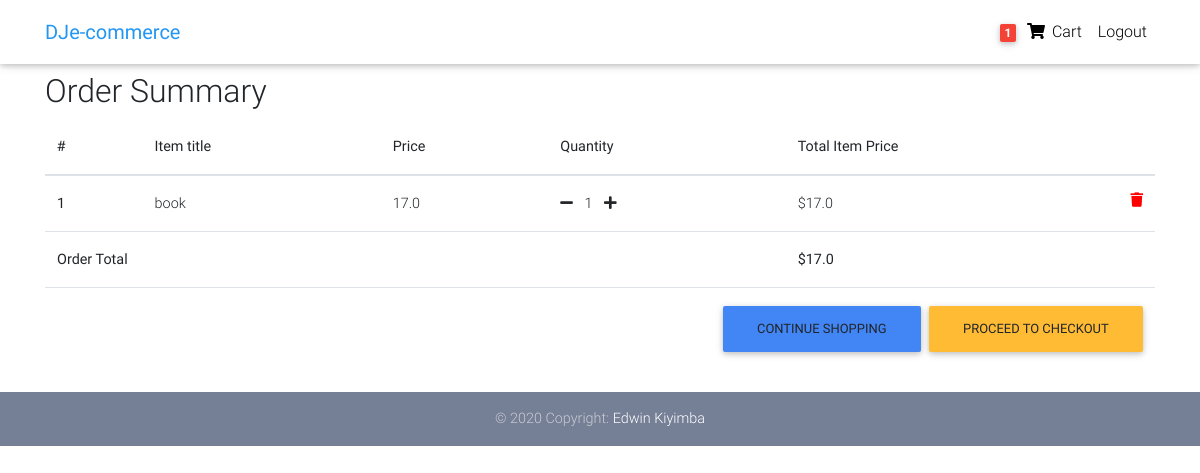
Page /order-summary/ (signed in) on the committed database.
### core/models.py (models this page shows, shortened)
class Order(models.Model):
    user = models.ForeignKey(settings.AUTH_USER_MODEL,
                             on_delete=models.CASCADE)
    ref_code = models.CharField(max_length=20, blank=True, null=True)
    items = models.ManyToManyField(OrderItem)
    start_date = models.DateTimeField(auto_now_add=True)
    ordered_date = models.DateTimeField()
    ordered = models.BooleanField(default=False)
    shipping_address = models.ForeignKey(
        'Address', related_name='shipping_address', on_delete=models.SET_NULL, blank=True, null=True)
    billing_address = models.ForeignKey(
        'Address', related_name='billing_address', on_delete=models.SET_NULL, blank=True, null=True)
    payment = models.ForeignKey(
        'Payment', on_delete=models.SET_NULL, blank=True, null=True)
    coupon = models.ForeignKey(
        'Coupon', on_delete=models.SET_NULL, blank=True, null=True)
    being_delivered = models.BooleanField(default=False)
    received = models.BooleanField(default=False)
    refund_requested = models.BooleanField(default=False)
    refund_granted = models.BooleanField(default=False)
    '''
    1. Item added to cart
    2. Adding a billing address
    (Failed checkout)
    3. Payment
    (Preprocessing, processing, packaging etc.)
    4. Being delivered
    5. Received
    6. Refunds
    '''
    def get_total(self):
        total = 0
        for order_item in self.items.all():
            total += order_item.get_final_price()
        if self.coupon:
            total -= self.coupon.amount
        return total

class OrderItem(models.Model):
    user = models.ForeignKey(settings.AUTH_USER_MODEL,
                             on_delete=models.CASCADE)
    ordered = models.BooleanField(default=False)
    item = models.ForeignKey(Item, on_delete=models.CASCADE)
    quantity = models.IntegerField(default=1)
    def get_total_item_price(self):
        return self.quantity * self.item.price
    def get_final_price(self):
        if self.item.discount_price:
            return self.get_total_discount_item_price()
        return self.get_total_item_price()

class Item(models.Model):
    title = models.CharField(max_length=100)
    price = models.FloatField()
    discount_price = models.FloatField(blank=True, null=True)
    category = models.CharField(choices=CATEGORY_CHOICES, max_length=2)
    label = models.CharField(choices=LABEL_CHOICES, max_length=1)
    slug = models.SlugField()
    description = models.TextField()
    image = models.ImageField()

### core/views.py (the view)
# urls.py: path('order-summary/', OrderSummaryView.as_view(), name='order-summary'),
class OrderSummaryView(LoginRequiredMixin, View):
    def get(self, *args, **kwargs):
        try:
            order = Order.objects.get(user=self.request.user, ordered=False)
            context = {
                'object': order
            }
            return render(self.request, 'order_summary.html', context)
        except ObjectDoesNotExist:
            messages.warning(self.request, "You do not have an active order")
            return redirect("/")

### core/templatetags/cart_template_tags.py (called while the page is built)
@register.filter
def cart_item_count(user):
    if user.is_authenticated:
        qs = Order.objects.filter(user=user, ordered=False)
        if qs.exists():
            return qs[0].items.count()
    return 0

### templates/order_summary.html (shortened to what this page needs)
{% extends "base.html" %}
{% block content %}
  <main>
    <div class="container">
    <div class="table-responsive text-nowrap">
    <h2>Order Summary</h2>
    <table class="table">
        <thead>
        <tr>
            <th scope="col">#</th>
            <th scope="col">Item title</th>
            <th scope="col">Price</th>
            <th scope="col">Quantity</th>
            <th scope="col">Total Item Price</th>
        </tr>
        </thead>
        <tbody>
        {% for order_item in object.items.all %}
        <tr>
            <th scope="row">{{ forloop.counter }}</th>
            <td>{{ order_item.item.title }}</td>
            <td>{{ order_item.item.price }}</td>
            <td>
                <a href="{% url 'core:remove-single-item-from-cart' order_item.item.slug %}"><i class="fas fa-minus mr-2"></i></a>
                {{ order_item.quantity }}
                <a href="{% url 'core:add-to-cart' order_item.item.slug %}"><i class="fas fa-plus ml-2"></i></a>
            </td>
            <td>
            {% if order_item.item.discount_price %}
                ${{ order_item.get_total_discount_item_price }}
                <span class="badge badge-primary">Saving ${{ order_item.get_amount_saved }}</span>
            {% else %}
                ${{ order_item.get_total_item_price }}
            {% endif %}
            <a style='color: red;' href="{% url 'core:remove-from-cart' order_item.item.slug %}">
                <i class="fas fa-trash float-right"></i>
            </a>
            </td>
        </tr>
        {% endfor %}
        {% if object.get_total %}
        <tr>
            <td colspan="4"><b>Order Total</b></td>
            <td><b>${{ object.get_total }}</b></td>
        </tr>
        <tr>
            <td colspan="5">
            <a class='btn btn-warning float-right ml-2' href='/checkout/'>Proceed to checkout</a>
            <a class='btn btn-primary float-right' href='/'>Continue shopping</a>
            </td>
        </tr>
        {% endif %}
        </tbody>
    </table>
    </div>
    </div>
  </main>
{% endblock content %}

### templates/base.html (shortened to what this page needs)
{% load static %}
<!DOCTYPE html>
<html lang="en">
  <head>
    <link rel="stylesheet" href="https://use.fontawesome.com/releases/v5.8.1/css/all.css">
    <link href="{% static 'css/bootstrap.min.css' %}" rel="stylesheet">
    <link href="{% static 'css/mdb.min.css' %}" rel="stylesheet">
    <link href="{% static 'css/style.min.css' %}" rel="stylesheet">
  </head>
  {% include "navbar.html" %}
  <body>
    <div class="mt-5 pt-4">
    </div>
    {% block content %}
    {% endblock content %}
    {% include "footer.html" %}
  </body>
</html>

### templates/navbar.html (shortened to what this page needs)
{% load cart_template_tags %}
<nav class="navbar fixed-top navbar-expand-lg navbar-light white scrolling-navbar">
    <div class="container">
      <a class="navbar-brand waves-effect" href="/">
        <strong class="blue-text">DJe-commerce</strong>
      </a>
      <div class="collapse navbar-collapse" id="navbarSupportedContent">
        <ul class="navbar-nav nav-flex-icons">
          {% if request.user.is_authenticated %}
          <li class="nav-item">
            <a href="{% url 'core:order-summary' %}" class="nav-link waves-effect">
              <span class="badge red z-depth-1 mr-1"> {{ request.user|cart_item_count }} </span>
              <i class="fas fa-shopping-cart"></i>
              <span class="clearfix d-none d-sm-inline-block"> Cart </span>
            </a>
          </li>
          <li class="nav-item">
            <a class="nav-link waves-effect" href="{% url 'account_logout' %}">
              <span class="clearfix d-none d-sm-inline-block"> Logout </span>
            </a>
          </li>
          {% endif %}
        </ul>
      </div>
    </div>
  </nav>

### templates/footer.html
<footer class="page-footer text-center font-small mt-2 wow fadeIn ">
  <div class="footer-copyright py-3">
    © 2020 Copyright:
    <a href="" target="_blank"> Edwin Kiyimba</a>
  </div>
</footer>

### templates/scripts.html (shortened to what this page needs)
{% load static %}

### templates/base.html (style rules this page uses)
html, body, header, .carousel { height: 60vh; }

### rows in the picture
OrderItem: item "book", item.price "17.0", quantity "1", get_total_item_price "17.0"
Order: get_total "17.0"

### other values in the picture
{{ request.user|cart_item_count }} "1"
